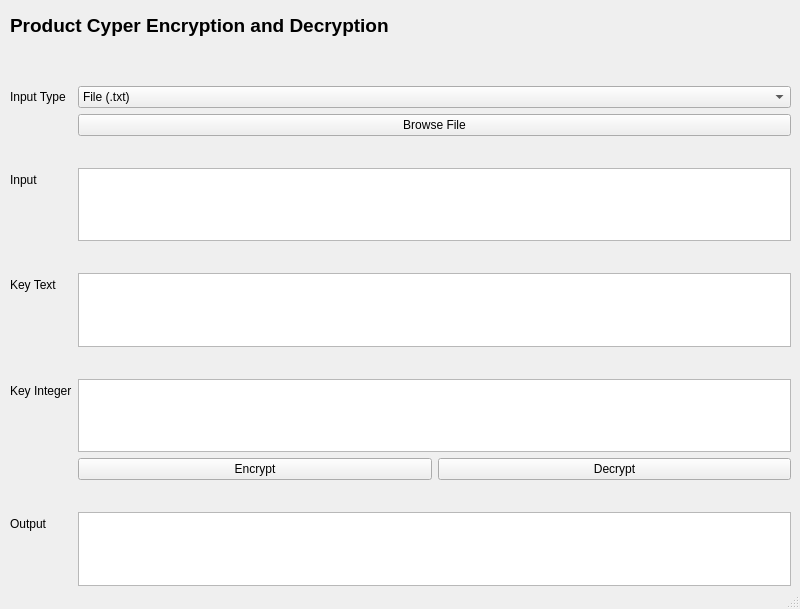
<?xml version="1.0" encoding="UTF-8"?>
<ui version="4.0">
 <class>MainWindow</class>
 <widget class="QMainWindow" name="MainWindow">
  <property name="geometry">
   <rect>
    <x>0</x>
    <y>0</y>
    <width>800</width>
    <height>609</height>
   </rect>
  </property>
  <property name="windowTitle">
   <string>MainWindow</string>
  </property>
  <widget class="QWidget" name="centralwidget">
   <widget class="QWidget" name="formLayoutWidget">
    <property name="geometry">
     <rect>
      <x>10</x>
      <y>60</y>
      <width>781</width>
      <height>554</height>
     </rect>
    </property>
    <layout class="QFormLayout" name="formLayout">
     <item row="0" column="1">
      <spacer name="horizontalSpacer">
       <property name="orientation">
        <enum>Qt::Horizontal</enum>
       </property>
       <property name="sizeHint" stdset="0">
        <size>
         <width>40</width>
         <height>20</height>
        </size>
       </property>
      </spacer>
     </item>
     <item row="1" column="1">
      <widget class="QComboBox" name="input_type_combobox">
       <item>
        <property name="text">
         <string>File (.txt)</string>
        </property>
       </item>
       <item>
        <property name="text">
         <string>Plaintext</string>
        </property>
       </item>
      </widget>
     </item>
     <item row="2" column="1">
      <widget class="QPushButton" name="browse_button">
       <property name="text">
        <string>Browse File</string>
       </property>
      </widget>
     </item>
     <item row="3" column="1">
      <spacer name="horizontalSpacer_4">
       <property name="orientation">
        <enum>Qt::Horizontal</enum>
       </property>
       <property name="sizeHint" stdset="0">
        <size>
         <width>40</width>
         <height>20</height>
        </size>
       </property>
      </spacer>
     </item>
     <item row="4" column="0">
      <widget class="QLabel" name="label">
       <property name="text">
        <string>Input</string>
       </property>
      </widget>
     </item>
     <item row="4" column="1">
      <widget class="QPlainTextEdit" name="input_box"/>
     </item>
     <item row="5" column="1">
      <spacer name="horizontalSpacer_5">
       <property name="orientation">
        <enum>Qt::Horizontal</enum>
       </property>
       <property name="sizeHint" stdset="0">
        <size>
         <width>40</width>
         <height>20</height>
        </size>
       </property>
      </spacer>
     </item>
     <item row="6" column="0">
      <widget class="QLabel" name="label_4">
       <property name="text">
        <string>Key Text</string>
       </property>
      </widget>
     </item>
     <item row="6" column="1">
      <widget class="QPlainTextEdit" name="key_box_text"/>
     </item>
     <item row="7" column="1">
      <spacer name="horizontalSpacer_3">
       <property name="orientation">
        <enum>Qt::Horizontal</enum>
       </property>
       <property name="sizeHint" stdset="0">
        <size>
         <width>40</width>
         <height>20</height>
        </size>
       </property>
      </spacer>
     </item>
     <item row="9" column="1">
      <layout class="QHBoxLayout" name="horizontalLayout">
       <item>
        <widget class="QPushButton" name="encrypt_button">
         <property name="text">
          <string>Encrypt</string>
         </property>
        </widget>
       </item>
       <item>
        <widget class="QPushButton" name="decrypt_button">
         <property name="text">
          <string>Decrypt</string>
         </property>
        </widget>
       </item>
      </layout>
     </item>
     <item row="11" column="1">
      <spacer name="horizontalSpacer_2">
       <property name="orientation">
        <enum>Qt::Horizontal</enum>
       </property>
       <property name="sizeHint" stdset="0">
        <size>
         <width>40</width>
         <height>20</height>
        </size>
       </property>
      </spacer>
     </item>
     <item row="1" column="0">
      <widget class="QLabel" name="label_3">
       <property name="text">
        <string>Input Type</string>
       </property>
      </widget>
     </item>
     <item row="12" column="1">
      <widget class="QPlainTextEdit" name="output_box"/>
     </item>
     <item row="12" column="0">
      <widget class="QLabel" name="label_2">
       <property name="text">
        <string>Output</string>
       </property>
      </widget>
     </item>
     <item row="13" column="1">
      <widget class="QPushButton" name="save_button">
       <property name="text">
        <string>Save Output as file</string>
       </property>
      </widget>
     </item>
     <item row="8" column="1">
      <widget class="QPlainTextEdit" name="key_box_int"/>
     </item>
     <item row="8" column="0">
      <widget class="QLabel" name="label_5">
       <property name="text">
        <string>Key Integer</string>
       </property>
      </widget>
     </item>
    </layout>
   </widget>
   <widget class="QLabel" name="vigenere_title">
    <property name="geometry">
     <rect>
      <x>10</x>
      <y>10</y>
      <width>421</width>
      <height>31</height>
     </rect>
    </property>
    <property name="font">
     <font>
      <pointsize>14</pointsize>
      <weight>75</weight>
      <bold>true</bold>
     </font>
    </property>
    <property name="text">
     <string>Product Cyper Encryption and Decryption</string>
    </property>
   </widget>
  </widget>
  <widget class="QMenuBar" name="menubar">
   <property name="geometry">
    <rect>
     <x>0</x>
     <y>0</y>
     <width>800</width>
     <height>22</height>
    </rect>
   </property>
  </widget>
  <widget class="QStatusBar" name="statusbar"/>
 </widget>
 <resources/>
 <connections/>
</ui>
